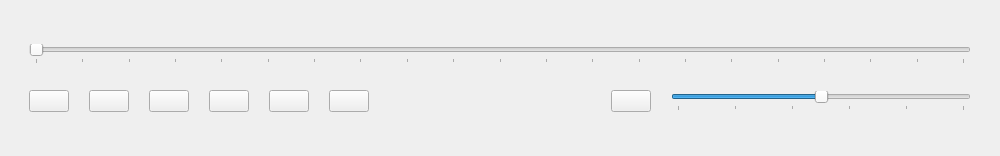
<?xml version="1.0" encoding="UTF-8"?>
<ui version="4.0">
 <class>ControlWindow_QDockWidget</class>
 <widget class="QDockWidget" name="ControlWindow_QDockWidget">
  <property name="geometry">
   <rect>
    <x>0</x>
    <y>0</y>
    <width>1000</width>
    <height>156</height>
   </rect>
  </property>
  <property name="windowTitle">
   <string/>
  </property>
  <widget class="QWidget" name="dockWidgetContents">
   <layout class="QVBoxLayout" name="verticalLayout_2">
    <item>
     <layout class="QVBoxLayout" name="verticalLayout">
      <item>
       <layout class="QHBoxLayout" name="horizontalLayout_2">
        <property name="spacing">
         <number>0</number>
        </property>
        <property name="sizeConstraint">
         <enum>QLayout::SetNoConstraint</enum>
        </property>
        <property name="leftMargin">
         <number>20</number>
        </property>
        <property name="topMargin">
         <number>20</number>
        </property>
        <property name="rightMargin">
         <number>20</number>
        </property>
        <property name="bottomMargin">
         <number>0</number>
        </property>
        <item>
         <widget class="QSlider" name="horizontalSlider_2">
          <property name="maximum">
           <number>100</number>
          </property>
          <property name="orientation">
           <enum>Qt::Horizontal</enum>
          </property>
          <property name="tickPosition">
           <enum>QSlider::TicksBelow</enum>
          </property>
          <property name="tickInterval">
           <number>5</number>
          </property>
         </widget>
        </item>
       </layout>
      </item>
      <item>
       <layout class="QHBoxLayout" name="horizontalLayout">
        <property name="spacing">
         <number>20</number>
        </property>
        <property name="leftMargin">
         <number>20</number>
        </property>
        <property name="topMargin">
         <number>20</number>
        </property>
        <property name="rightMargin">
         <number>20</number>
        </property>
        <property name="bottomMargin">
         <number>20</number>
        </property>
        <item>
         <widget class="QPushButton" name="Btn_skipBack">
          <property name="text">
           <string/>
          </property>
          <property name="icon">
           <iconset resource="Icons.qrc">
            <normaloff>:/Icons_feather/skip-back.svg</normaloff>:/Icons_feather/skip-back.svg</iconset>
          </property>
          <property name="iconSize">
           <size>
            <width>24</width>
            <height>24</height>
           </size>
          </property>
         </widget>
        </item>
        <item>
         <widget class="QPushButton" name="Btn_scrollingBack">
          <property name="text">
           <string/>
          </property>
          <property name="icon">
           <iconset resource="Icons.qrc">
            <normaloff>:/Icons_feather/chevrons-left.svg</normaloff>:/Icons_feather/chevrons-left.svg</iconset>
          </property>
          <property name="iconSize">
           <size>
            <width>24</width>
            <height>24</height>
           </size>
          </property>
         </widget>
        </item>
        <item>
         <widget class="QPushButton" name="Btn_playPause">
          <property name="text">
           <string/>
          </property>
          <property name="icon">
           <iconset resource="Icons.qrc">
            <normaloff>:/Icons_feather/play.svg</normaloff>
            <normalon>:/Icons_feather/pause.svg</normalon>:/Icons_feather/play.svg</iconset>
          </property>
          <property name="iconSize">
           <size>
            <width>24</width>
            <height>24</height>
           </size>
          </property>
          <property name="checkable">
           <bool>true</bool>
          </property>
         </widget>
        </item>
        <item>
         <widget class="QPushButton" name="Btn_scrollingForward">
          <property name="text">
           <string/>
          </property>
          <property name="icon">
           <iconset resource="Icons.qrc">
            <normaloff>:/Icons_feather/chevrons-right.svg</normaloff>:/Icons_feather/chevrons-right.svg</iconset>
          </property>
          <property name="iconSize">
           <size>
            <width>24</width>
            <height>24</height>
           </size>
          </property>
         </widget>
        </item>
        <item>
         <widget class="QPushButton" name="Btn_skipForward">
          <property name="sizeIncrement">
           <size>
            <width>0</width>
            <height>0</height>
           </size>
          </property>
          <property name="text">
           <string/>
          </property>
          <property name="icon">
           <iconset resource="Icons.qrc">
            <normaloff>:/Icons_feather/skip-forward.svg</normaloff>:/Icons_feather/skip-forward.svg</iconset>
          </property>
          <property name="iconSize">
           <size>
            <width>24</width>
            <height>24</height>
           </size>
          </property>
         </widget>
        </item>
        <item>
         <widget class="QPushButton" name="Btn_stop">
          <property name="text">
           <string/>
          </property>
          <property name="icon">
           <iconset resource="Icons.qrc">
            <normaloff>:/Icons_feather/square.svg</normaloff>:/Icons_feather/square.svg</iconset>
          </property>
          <property name="iconSize">
           <size>
            <width>24</width>
            <height>24</height>
           </size>
          </property>
          <property name="checkable">
           <bool>false</bool>
          </property>
         </widget>
        </item>
        <item>
         <spacer name="horizontalSpacer">
          <property name="orientation">
           <enum>Qt::Horizontal</enum>
          </property>
          <property name="sizeHint" stdset="0">
           <size>
            <width>40</width>
            <height>20</height>
           </size>
          </property>
         </spacer>
        </item>
        <item>
         <widget class="QPushButton" name="Btn_volume">
          <property name="text">
           <string/>
          </property>
          <property name="icon">
           <iconset resource="Icons.qrc">
            <normaloff>:/Icons_feather/volume-2.svg</normaloff>
            <normalon>:/Icons_feather/volume-x.svg</normalon>:/Icons_feather/volume-2.svg</iconset>
          </property>
          <property name="iconSize">
           <size>
            <width>24</width>
            <height>24</height>
           </size>
          </property>
          <property name="checkable">
           <bool>true</bool>
          </property>
         </widget>
        </item>
        <item>
         <widget class="QSlider" name="Sldr_volume">
          <property name="sizePolicy">
           <sizepolicy hsizetype="Fixed" vsizetype="Fixed">
            <horstretch>0</horstretch>
            <verstretch>0</verstretch>
           </sizepolicy>
          </property>
          <property name="minimumSize">
           <size>
            <width>300</width>
            <height>0</height>
           </size>
          </property>
          <property name="maximum">
           <number>100</number>
          </property>
          <property name="sliderPosition">
           <number>50</number>
          </property>
          <property name="orientation">
           <enum>Qt::Horizontal</enum>
          </property>
          <property name="tickPosition">
           <enum>QSlider::TicksBelow</enum>
          </property>
          <property name="tickInterval">
           <number>20</number>
          </property>
         </widget>
        </item>
       </layout>
      </item>
     </layout>
    </item>
   </layout>
  </widget>
 </widget>
 <resources>
  <include location="Icons.qrc"/>
 </resources>
 <connections/>
</ui>
